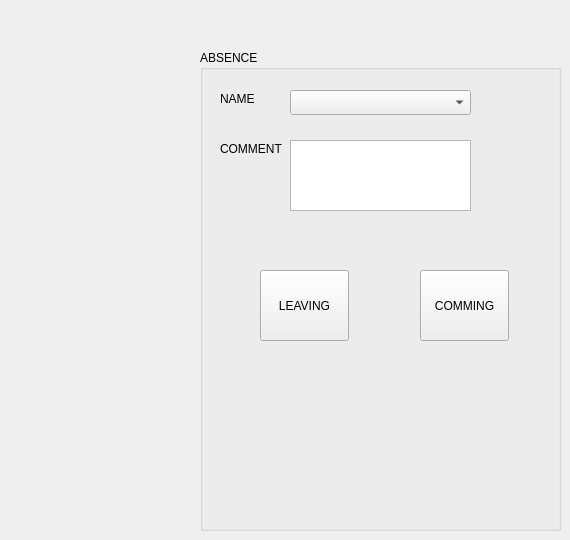
      <widget class="QWidget" name="tab_28">
       <attribute name="title">
        <string>Tab 1</string>
       </attribute>
       <widget class="QGroupBox" name="groupBox_17">
        <property name="geometry">
         <rect>
          <x>200</x>
          <y>50</y>
          <width>361</width>
          <height>481</height>
         </rect>
        </property>
        <property name="title">
         <string>ABSENCE</string>
        </property>
        <widget class="QLabel" name="label_79">
         <property name="geometry">
          <rect>
           <x>20</x>
           <y>40</y>
           <width>67</width>
           <height>17</height>
          </rect>
         </property>
         <property name="text">
          <string>NAME</string>
         </property>
        </widget>
        <widget class="QComboBox" name="comboBox_28">
         <property name="geometry">
          <rect>
           <x>90</x>
           <y>40</y>
           <width>181</width>
           <height>25</height>
          </rect>
         </property>
        </widget>
        <widget class="QPushButton" name="pushButton_10">
         <property name="geometry">
          <rect>
           <x>220</x>
           <y>220</y>
           <width>89</width>
           <height>71</height>
          </rect>
         </property>
         <property name="text">
          <string>COMMING</string>
         </property>
        </widget>
        <widget class="QPushButton" name="pushButton_11">
         <property name="geometry">
          <rect>
           <x>60</x>
           <y>220</y>
           <width>89</width>
           <height>71</height>
          </rect>
         </property>
         <property name="text">
          <string>LEAVING</string>
         </property>
        </widget>
        <widget class="QTextEdit" name="textEdit_15">
         <property name="geometry">
          <rect>
           <x>90</x>
           <y>90</y>
           <width>181</width>
           <height>71</height>
          </rect>
         </property>
        </widget>
        <widget class="QLabel" name="label_175">
         <property name="geometry">
          <rect>
           <x>20</x>
           <y>90</y>
           <width>67</width>
           <height>17</height>
          </rect>
         </property>
         <property name="text">
          <string>COMMENT</string>
         </property>
        </widget>
       </widget>
      </widget>
